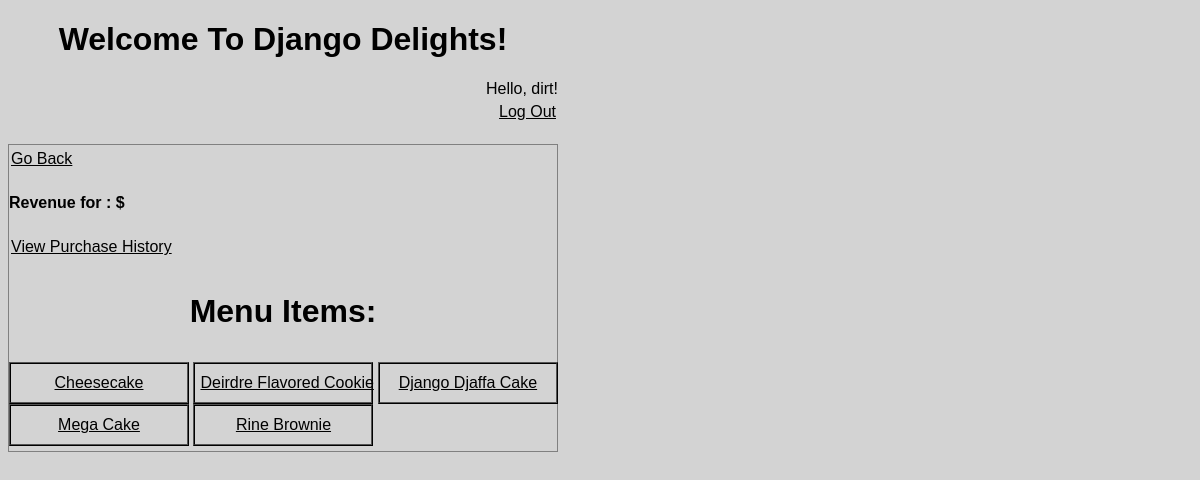
The app's page /pos/ (signed in), older data.
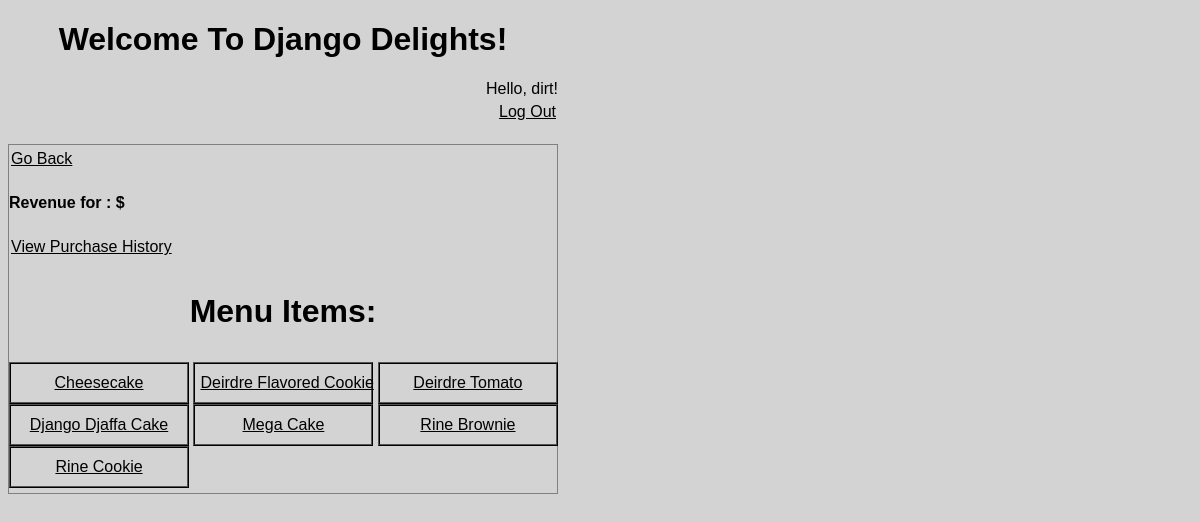
The same page, newer data.
### inventory/models.py (models this page shows, shortened)
class MenuItem(models.Model):
    name = models.CharField(max_length=100)
    price = models.FloatField()
    class Meta:
        verbose_name_plural = "Menu Items"

### inventory/views.py (the view)
# urls.py: path("pos/", views.POSListView.as_view(), name="posindex"),
class POSListView(LoginRequiredMixin, ListView):
    model = MenuItem
    queryset = MenuItem.objects.all().order_by("name")
    template_name = "inventory/posindex.html"
    def get_context_data(self, **kwargs):
        context = super(POSListView, self).get_context_data(**kwargs)
        context.update({
            'revenue': RevenueDay.objects.all().last(),
        })
        return context

### inventory/templates/inventory/posindex.html
{% extends 'inventory/base.html' %}
{% block content %}
<div class="main-pos-box">
<a href="{% url 'home' %}">Go Back</a>
<br>
<h4>Revenue for {{revenue.day}}: ${{ revenue.amount|floatformat:2 }}</h4>
<a href="{% url 'purchaseindex' %}">View Purchase History</a>
<br>
<h3 class="menu-items-title">Menu Items:</h3>
<div class="itembox">
{% for item in menuitem_list %}
    <a class="menuitem" href="{% url 'poscreatepurchase' item.id %}"> {{item.name}} </a>
{% endfor %}
</div>
</div>
{% endblock %}

Row changes from the older to the newer data that the page shows:
added MenuItem: name "Deirdre Tomato"
added MenuItem: name "Rine Cookie"
